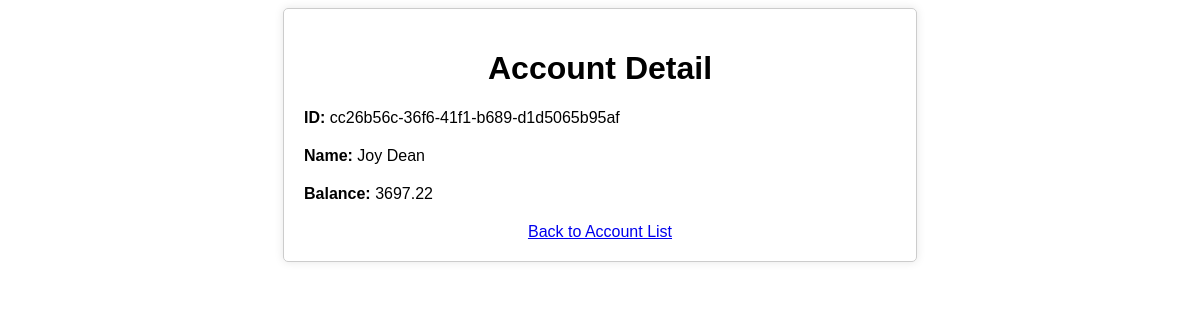
Screenshot of /cc26b56c-36f6-41f1-b689-d1d5065b95af/ with the database file from the repository.
### accounts/models.py (models this page shows, shortened)
class Account(models.Model):
    id = models.CharField(max_length=50, primary_key=True)
    name = models.CharField(max_length=100)
    balance = models.DecimalField(max_digits=10, decimal_places=2)

### accounts/views.py (the view)
# urls.py: path('<str:pk>/', accounts_details, name='account_detail'),
def accounts_details(request, pk):
    account = get_object_or_404(Account , pk=pk)
    return render(request, 'accounts/details.html', {'account': account})

### accounts/templates/accounts/details.html (shortened to what this page needs)
<!DOCTYPE html>
<html lang="en">
<head>
</head>
<body>
    <div class="container">
        <h1>Account Detail</h1>
        <div class="detail-item">
            <strong>ID:</strong> {{ account.id }}
        </div>
        <div class="detail-item">
            <strong>Name:</strong> {{ account.name }}
        </div>
        <div class="detail-item">
            <strong>Balance:</strong> {{ account.balance }}
        </div>
        <a href="{% url 'list_accounts' %}" class="back-link">Back to Account List</a>
    </div>
</body>
</html>

### accounts/templates/accounts/details.html (style rules this page uses)
body { font-family: Arial, sans-serif; }
.container { width: 50%; margin: 0 auto; padding: 20px; border: 1px solid #ccc; border-radius: 5px; box-shadow: 0 0 10px rgba(0, 0, 0, 0.1); }
h1 { text-align: center; }
.detail-item { margin-bottom: 20px; }
.back-link { display: block; text-align: center; margin-top: 20px; }

### rows the page displays
Account: id "cc26b56c-36f6-41f1-b689-d1d5065b95af", name "Joy Dean", balance "3697.22"
